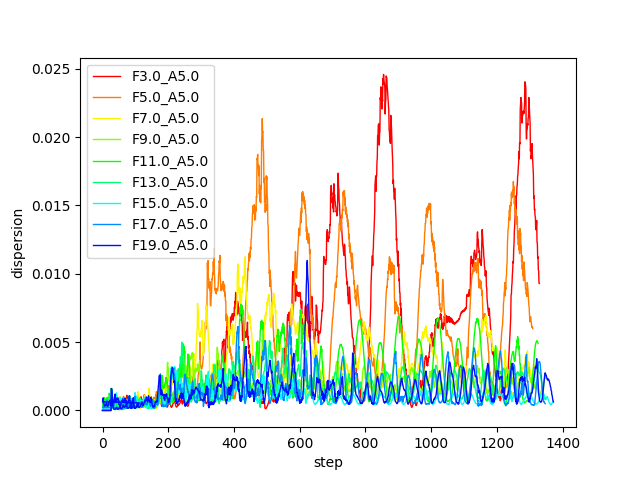

Here is the Python script that generated this plot:
import matplotlib.pyplot as plt #matplotlib.pyplotをpltという名前でインポート
import numpy as np #numpyをnpという名前でインポート
import matplotlib.cm as cm

frequency = 3.0
amplitude = 5.0
j = 0
dispersion = [[]]*12
#グラフの描画先の準備
fig = plt.figure()

while frequency<20.0:

    fileName = 'F'+str(frequency)+'_A'+str(amplitude)
    #CSVファイル'temp_data.csv'の1列目float型で読み出し、タプルに変換しpointに代入
    step=np.loadtxt(fname=fileName+'.csv',dtype='float',delimiter=',',comments='#',skiprows=0,usecols=0)

    # 分散を折れ線グラフで表示
    # CSVファイルの12列目をfloat型で読み出し、リストdispersionに代入
    dispersion[j]=np.loadtxt(fname=fileName+'.csv',dtype='float',delimiter=',',comments='#',skiprows=0,usecols=12)
    plt.plot(step,dispersion[j],linewidth=1,label=fileName,color=cm.hsv(j/12.0))
    plt.legend() #凡例を表示
    
    frequency += 2.0
    j += 1



plt.xlabel("step") #X軸ラベルを表示
plt.ylabel("dispersion") #Y軸ラベルを表示
# グラフをファイルに保存する
fig.savefig("dispersion.png")
plt.show()

